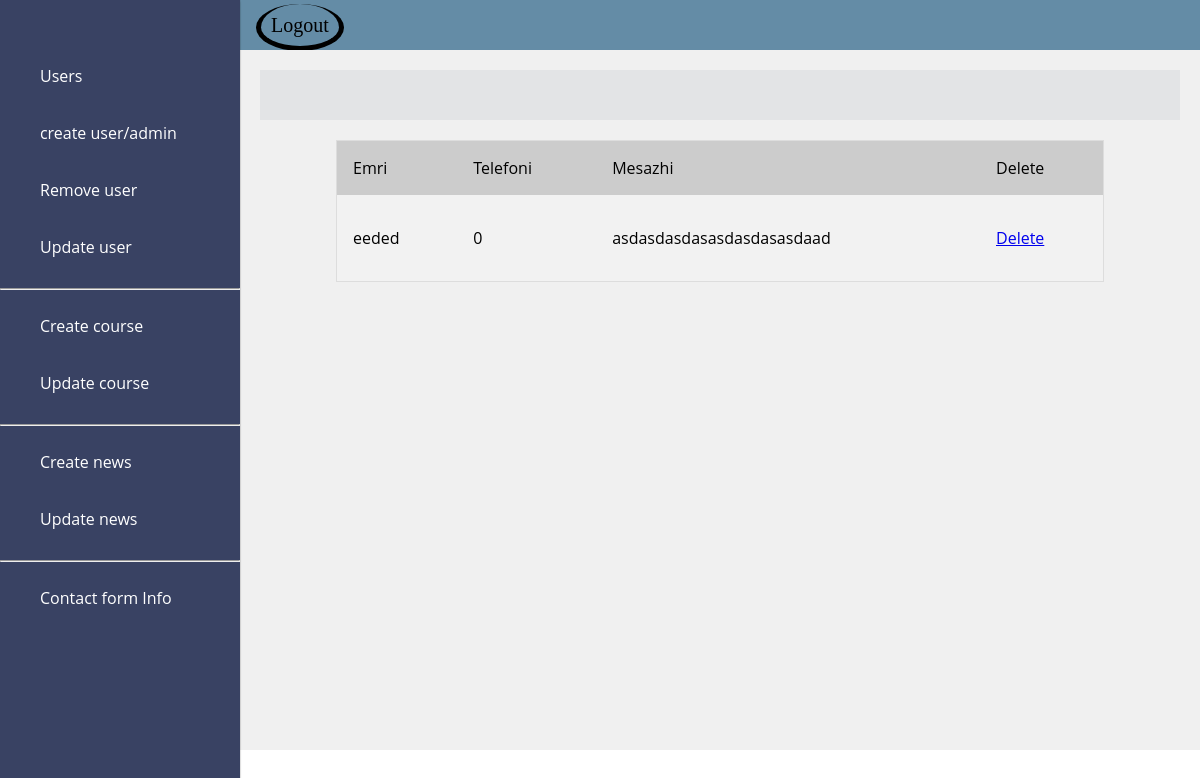
/admin/contact-index.php, run on the app's committed database.
### tables this page shows
CREATE TABLE `contact` (
  `id` int(11) NOT NULL,
  `emri` varchar(50) NOT NULL,
  `email` varchar(128) NOT NULL,
  `phone` int(11) NOT NULL,
  `message` varchar(255) NOT NULL,
  `created_date` timestamp NULL DEFAULT current_timestamp()
);

### controllers/ContactController.php (called while the page is built, shortened)
<?php
include 'C:\xampp\htdocs\Britannica\config\Database.php';
class ContactController
{
    protected $db;
    public function __construct()
    {
        $this->db = new Database;
    }
    public function all()
    {
        $query = $this->db->pdo->query('SELECT * FROM contact');
        return $query->fetchAll();
    }
}

### config/Database.php (called while the page is built, shortened)
<?php
class Database
{
    public function __construct()
    {
        try{
            $link = new PDO('mysql:host=localhost;dbname=britannicadb', 'root', '');
            $this->pdo = $link;
        }catch(PDOException $e) {
            die('DIE'. $e->getMessage());
        }
    }
}

### admin/contact-index.php (the view, shortened to what this page needs)
<?php
    require '../controllers/ContactController.php';
    $con = new ContactController;
	$cont = $con->all();
?>
<!DOCTYPE html>
<html lang="en">
<head>
    <link rel="stylesheet" type="text/css" href="style.css">
</head>
<body>
<?php include 'includes/side.php'; ?>
<table width='80%' >
	<tr bgcolor='#CCCCCC'>
		<td>Emri</td>
		<td>Telefoni</td>
		<td>Mesazhi</td>
		<td>Delete</td>
	</tr>
	   <?php foreach($cont as $con): ?>
		<tr>
			<td><?php echo $con['emri']; ?></td>
			<td><?php echo $con['phone']; ?></td>
			<td> <p><?php echo $con['message']; ?> </p></td>
			<td><a href="delete-contact.php?id=<?php echo $con['id']; ?>">Delete</a></td>
		</tr>
	<?php endforeach; ?>
	</table>
</body>
</html>

### admin/style.css (style rules this page uses)
body { margin: 0; padding: 0; font-family: 'Open Sans', Helvetica, sans-serif; box-sizing: border-box; }
table { border-spacing: 0; width: 80%; margin-left: 10%; border: 1px solid #ddd; }
th, td { text-align: left; padding: 16px; }
tr:nth-child(even) { background-color: #f2f2f2 }

### data on the page
contact: emri "eeded", phone "0", message "asdasdasdasasdasdasasdaad"
